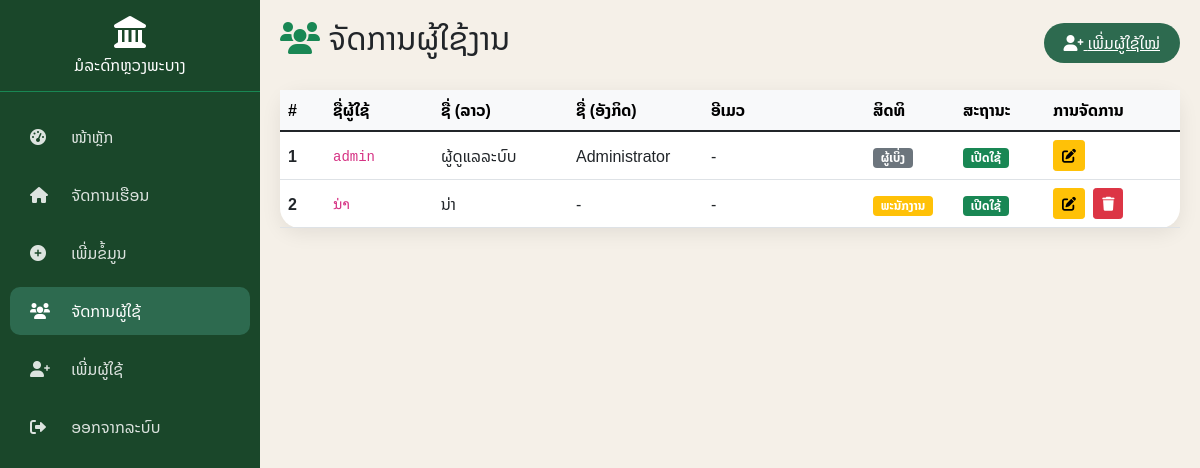
The page /admin/users.php (signed in) on the database its author committed.
### tables this page shows
CREATE TABLE `users` (
  `user_id` int(11) NOT NULL,
  `username` varchar(50) NOT NULL,
  `password` varchar(255) NOT NULL,
  `fullname_lo` varchar(100) DEFAULT NULL,
  `fullname_en` varchar(100) DEFAULT NULL,
  `email` varchar(100) DEFAULT NULL,
  `role` enum('admin','staff','viewer') DEFAULT 'viewer',
  `status` enum('active','inactive') DEFAULT 'active',
  `created_at` timestamp NOT NULL DEFAULT current_timestamp()
);

### admin/users.php (the view, shortened to what this page needs)
<?php
include_once '../config/database.php';
$query = "SELECT user_id, username, fullname_lo, fullname_en, email, role, status, created_at FROM users ORDER BY user_id ASC";
$result = mysqli_query($connect, $query);
?>
<!DOCTYPE html>
<html lang="lo">
<head>
    <link href="https://cdn.jsdelivr.net/npm/bootstrap@5.1.3/dist/css/bootstrap.min.css" rel="stylesheet">
    <link rel="stylesheet" href="https://cdnjs.cloudflare.com/ajax/libs/font-awesome/6.0.0/css/all.min.css">
</head>
<body>
<div class="sidebar">
    <div class="p-3 text-center border-bottom border-success mb-3">
        <i class="fas fa-landmark fa-2x mb-2"></i>
        <h6 class="mb-0 d-none d-md-block">ມໍລະດົກຫຼວງພະບາງ</h6>
    </div>
    <nav class="nav flex-column">
        <a class="nav-link" href="dashboard.php"><i class="fas fa-tachometer-alt"></i> <span>ໜ້າຫຼັກ</span></a>
        <a class="nav-link" href="houses.php"><i class="fas fa-home"></i> <span>ຈັດການເຮືອນ</span></a>
        <a class="nav-link" href="add_house.php"><i class="fas fa-plus-circle"></i> <span>ເພີ່ມຂໍ້ມູນ</span></a>
        <a class="nav-link active" href="users.php"><i class="fas fa-users"></i> <span>ຈັດການຜູ້ໃຊ້</span></a>
        <a class="nav-link" href="add_user.php"><i class="fas fa-user-plus"></i> <span>ເພີ່ມຜູ້ໃຊ້</span></a>
        <a class="nav-link" href="../api/logout.php"><i class="fas fa-sign-out-alt"></i> <span>ອອກຈາກລະບົບ</span></a>
    </nav>
</div>
<div class="main-content">
    <div class="d-flex justify-content-between align-items-center mb-4">
        <h2><i class="fas fa-users text-success"></i> ຈັດການຜູ້ໃຊ້ງານ</h2>
        <a href="add_user.php" class="btn-custom"><i class="fas fa-user-plus"></i> ເພີ່ມຜູ້ໃຊ້ໃໝ່</a>
    </div>
    <div class="card-custom">
        <div class="card-body p-0">
            <div class="table-responsive">
                <table class="table table-hover mb-0 align-middle">
                    <thead class="table-light">
                        <tr>
                            <th style="width: 5%">#</th>
                            <th style="width: 12%">ຊື່ຜູ້ໃຊ້</th>
                            <th style="width: 15%">ຊື່ (ລາວ)</th>
                            <th style="width: 15%">ຊື່ (ອັງກິດ)</th>
                            <th style="width: 18%">ອີເມວ</th>
                            <th style="width: 10%">ສິດທິ</th>
                            <th style="width: 10%">ສະຖານະ</th>
                            <th style="width: 15%">ການຈັດການ</th>
                        </tr>
                    </thead>
                    <tbody>
                        <?php $count = 1; while($row = mysqli_fetch_assoc($result)):
                            $status_class = $row['status'] == 'active' ? 'success' : 'secondary';
                            $status_text = $row['status'] == 'active' ? 'ເປີດໃຊ້' : 'ປິດໃຊ້';
                         if($row['role'] == 'staff'): $role_class = 'warning'; $role_text = 'ພະນັກງານ';
                            else: $role_class = 'secondary'; $role_text = 'ຜູ້ເບິ່ງ'; endif;
                        ?>
                        <tr>
                            <td class="fw-bold"><?php echo $count++; ?></td>
                            <td><code><?php echo htmlspecialchars($row['username']); ?></code></td>
                            <td><?php echo htmlspecialchars($row['fullname_lo'] ?: '-'); ?></td>
                            <td><?php echo htmlspecialchars($row['fullname_en'] ?: '-'); ?></td>
                            <td><?php echo htmlspecialchars($row['email'] ?: '-'); ?></td>
                            <td><span class="badge bg-<?php echo $role_class; ?>"><?php echo $role_text; ?></span></td>
                            <td><span class="badge bg-<?php echo $status_class; ?>"><?php echo $status_text; ?></span></td>
                            <td>
                                <a href="edit_user.php?id=<?php echo $row['user_id']; ?>" class="btn btn-sm btn-warning me-1"><i class="fas fa-edit"></i></a>
                                <?php if($row['role'] != 'admin'): ?>
                                    <button onclick="deleteUser(<?php echo $row['user_id']; ?>)" class="btn btn-sm btn-danger"><i class="fas fa-trash"></i></button>
                                <?php endif; ?>
                            </td>
                        </tr>
                        <?php endwhile; ?>
                    </tbody>
                </table>
            </div>
        </div>
    </div>
</div>
</body>
</html>

### admin/users.php (style rules this page uses)
* { font-family: 'Noto Sans Lao', 'Phetsarath OT', sans-serif; }
body { background: #f5f0e8; }
.sidebar { background: #1a472a; min-height: 100vh; color: white; position: fixed; width: 260px; }
.sidebar .nav-link { color: rgba(255,255,255,0.85); padding: 12px 20px; border-radius: 10px; margin: 5px 10px; }
.sidebar .nav-link:hover, .sidebar .nav-link.active { background: #2d6a4f; color: white; }
.sidebar .nav-link i { margin-right: 12px; width: 25px; }
.main-content { margin-left: 260px; padding: 20px; }
.card-custom { background: white; border-radius: 20px; border: none; box-shadow: 0 5px 20px rgba(0,0,0,0.08); }
.btn-custom { background: #2d6a4f; border: none; border-radius: 50px; padding: 8px 20px; color: white; }

### rows shown on the page
users: username "admin", fullname_lo "ຜູ້ດູແລລະບົບ", fullname_en "Administrator", email "-", role "ຜູ້ເບິ່ງ", status "ເປີດໃຊ້"
users: username "ນ່າ", fullname_lo "ນ່າ", fullname_en "-", email "-", role "ພະນັກງານ", status "ເປີດໃຊ້"
